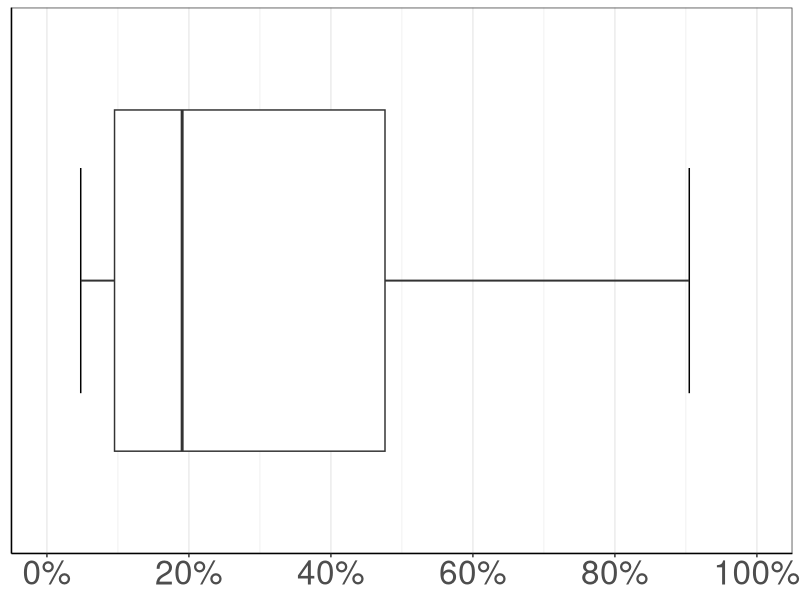

Generate this figure with R:
#script to produce figure fig:rq2:ProportionFail

library(ggplot2)
library(scales)

tests=read.table(file="flaky-rate-per-test-order-simplified.csv",sep=',',header=TRUE)
X=split(tests,tests$Test_name)

#removing tests with one or two orderings
Ordering.Count.Per.Test=sapply(X, dim)[1,]
#get tests with one or two orderings only:
which(as.numeric(Ordering.Count.Per.Test)==1)
# [1] 14 27 28 29 34 85
which(as.numeric(Ordering.Count.Per.Test)==2)
#[1] 2 3 5
X=X[-c(2,3,5,14,27,28,29,34,85)]
#n=98

# obtaining the proportion of total orders per test

FailOrderingCount.per.softwareTest=rep(0,length(X))
for (i in 1:length(X)){
    FailOrderingCount.per.softwareTest[i]=sum(X[[i]]$Order_Flake_rate!=0)/length(X[[i]]$Order_Flake_rate)
}

plotData <- data.frame(FailOrderingCount.per.softwareTest)
colnames(plotData) <- c("data")

propFailBP <- ggplot(plotData,aes(y=data)) +
	      stat_boxplot(geom='errorbar',width=0.33) +
	      geom_boxplot(width=.5) +
	      theme_bw() +
	      theme(panel.grid.major.y = element_blank(),
	      	    panel.grid.minor.y = element_blank(),
	            axis.line = element_line(colour = "black"),
		    axis.title=element_blank(),
		    axis.ticks.y=element_blank(),
		    axis.text.y=element_blank(),
		    text = element_text(size=30)) +
	      scale_y_continuous(labels=scales::percent,limits=c(0,1),
				 breaks=seq(0,10,2)/10) +
	      scale_x_continuous(expand=expansion(add=.15)) +
	      coord_flip()
ggsave(plot=propFailBP,file="ProportionFail.svg",height=1.5,width=10)